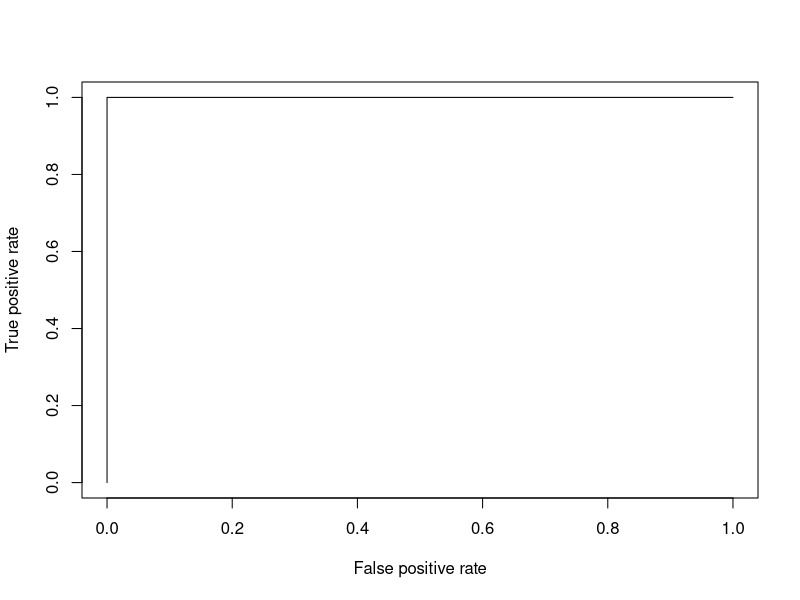

Write the R code that produced this figure.
library(caTools)
library(dplyr)
library(ROCR)

data<-read.csv("weather1.csv")
head(data)

split<-sample.split(data,SplitRatio = 0.7)
split

train<-subset(data,split==TRUE)
test<-subset(data,split==FALSE)

model<-glm(Rain~.,data = train,family=binomial)
model
summary(model)

p<-predict(model,test,type = "response")
p

pr<-prediction(p,test$Rain)
prf<-performance(pr,"tpr","fpr")
plot(prf)

auc<-performance(pr,"auc")
auc<-auc@y.values[[1]]
auc

missing_classerr <- mean(p != test$Rain)
print(paste('Accuracy =', 1 - missing_classerr))
